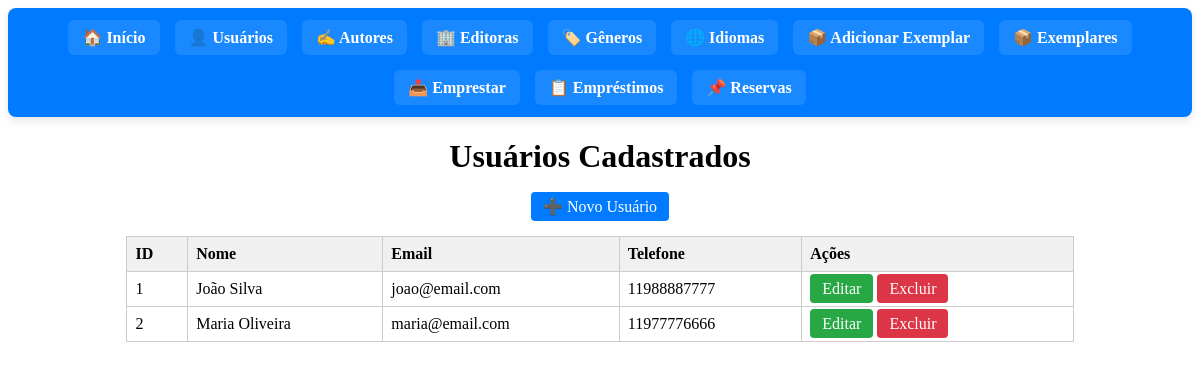
The app's page /usuarios.php with its own data.
### tables this page shows
CREATE TABLE `usuarios` (
  `id` int(11) NOT NULL,
  `nome` varchar(100) NOT NULL,
  `email` varchar(100) DEFAULT NULL,
  `telefone` varchar(20) DEFAULT NULL,
  `data_cadastro` timestamp NOT NULL DEFAULT current_timestamp()
);

### usuarios.php (the view, shortened to what this page needs)
<?php
require 'config.php';
$sql = "SELECT * FROM Usuarios ORDER BY nome";
$result = $conn->query($sql);
?>
<!DOCTYPE html>
<html lang="pt-BR">
<head>
</head>
<body>
  <?php include 'menu.php'; ?>
  <h1 style="text-align:center;">Usuários Cadastrados</h1>
  <p style="text-align:center;"><a href="adicionar_usuario.php" class="button">➕ Novo Usuário</a></p>
  <table>
    <thead>
      <tr>
        <th>ID</th>
        <th>Nome</th>
        <th>Email</th>
        <th>Telefone</th>
        <th>Ações</th>
      </tr>
    </thead>
    <tbody>
      <?php if ($result && $result->num_rows > 0): ?>
        <?php while ($row = $result->fetch_assoc()): ?>
          <tr>
            <td><?= $row['id'] ?></td>
            <td><?= htmlspecialchars($row['nome']) ?></td>
            <td><?= htmlspecialchars($row['email']) ?></td>
            <td><?= htmlspecialchars($row['telefone']) ?></td>
            <td>
              <a href="editar_usuario.php?id=<?= $row['id'] ?>" class="button" style="background:#28a745;">Editar</a>
              <a href="excluir_usuario.php?id=<?= $row['id'] ?>" class="button" style="background:#dc3545;" onclick="return confirm('Confirma exclusão do usuário?')">Excluir</a>
            </td>
          </tr>
        <?php endwhile; ?>
      <?php else: ?>
        <tr><td colspan="5" style="text-align:center;">Nenhum usuário encontrado.</td></tr>
      <?php endif; ?>
    </tbody>
  </table>
</body>
</html>

### usuarios.php (style rules this page uses)
table { border-collapse: collapse; width: 80%; margin: 20px auto; }
th, td { border: 1px solid #ccc; padding: 8px; text-align: left; }
th { background-color: #f0f0f0; }
a.button { background: #007bff; color: white; padding: 6px 12px; text-decoration: none; border-radius: 4px; }

### records on screen
usuarios: id "1", nome "João Silva", email "joao@email.com", telefone "11988887777"
usuarios: id "2", nome "Maria Oliveira", email "maria@email.com", telefone "11977776666"
